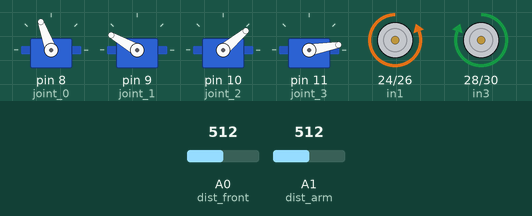
Simulated run of this sketch. Board: Arduino Mega 2560, built with avr-gcc and run on an emulated ATmega2560. On the bench: 4 × servo, motor-driver pin pairs drawn as motors (green arrow = first pin HIGH = forward, orange = second pin HIGH = backward, longer = more drive, scaled by the enable pin). The inputs (shaded band) are chosen by the test bench; at power-on: A0 (dist_front) = 512, A1 (dist_arm) = 512.

Above: at 6.2 s.
6.3 s: A0 (dist_front) set to 468
7.8 s: A0 (dist_front) set to 437
At 9.7 s:
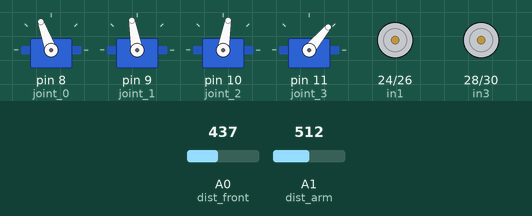
At 14.1 s:
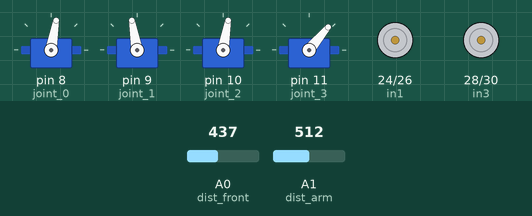
16.8 s: A0 (dist_front) set to 410
19.8 s: A0 (dist_front) set to 389
At 30.9 s:
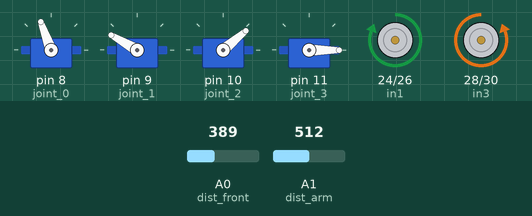
Timing chart, 0 to 32.1 s (numbered marks = the images above; inputs shaded):
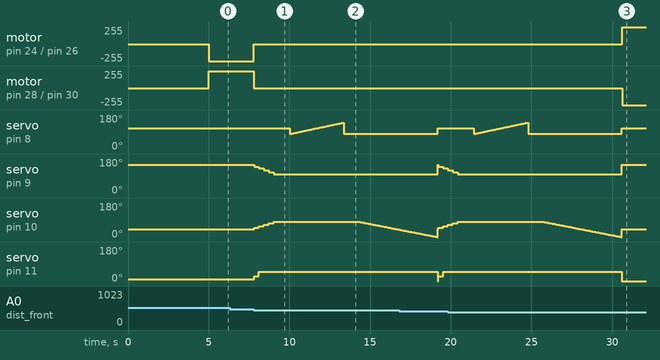

The sketch:

Main_software.ino
```cpp
#include <Servo.h>
//Motor driver pins
int in1 = 24; //FWD RIGHT
int in2 = 26; //BWD RIGHT
int in3 = 28; //BWD LEFT
int in4 = 30; //FWD LEFT
int enA = 4; //LEFT
int enB = 5; //RIGHT

//Sensor pins
int dist_front = A0;
int dist_arm = A1;
int line_left = A8;
int line_mid = A9;
int line_right = A10;

Servo joint_0;
Servo joint_1;
Servo joint_2;
Servo joint_3;


//Global variables
int state = 0;
int j1 = 0;
int j2 = 0;
int j3 = 0;
int j0 = 0;
int ln_left;
int ln_mid;
int ln_right;

void GoForward(int vel = 255){
  digitalWrite(in1,HIGH); //FWD RIGHT
  digitalWrite(in2,LOW); //BWD RIGHT
  digitalWrite(in3,LOW); //BWD LEFT
  digitalWrite(in4,HIGH); //FWD LEFT
  analogWrite(enA,vel);  //LEFT
  analogWrite(enB,vel);//RIGHT
  delay(10);
}

void RotateRight(int vel = 255){
  digitalWrite(in1, LOW); //FWD RIGHT
  digitalWrite(in2,HIGH); //BWD RIGHT
  digitalWrite(in3,LOW); //BWD LEFT
  digitalWrite(in4,HIGH); //FWD LEFT
  analogWrite(enA,vel);  //LEFT
  analogWrite(enB,vel);//RIGHT
  delay(10);
}

void RotateLeft(int vel = 255){
  digitalWrite(in1,HIGH); //FWD RIGHT
  digitalWrite(in2,LOW); //BWD RIGHT
  digitalWrite(in3,HIGH); //BWD LEFT
  digitalWrite(in4,LOW); //FWD LEFT
  analogWrite(enA,vel);  //LEFT
  analogWrite(enB,vel);//RIGHT
  delay(10);
}


void GoBackward(int vel = 255){
  digitalWrite(in1,LOW); //FWD RIGHT
  digitalWrite(in2,HIGH); //BWD RIGHT
  digitalWrite(in3,HIGH); //BWD LEFT
  digitalWrite(in4,LOW); //FWD LEFT
  analogWrite(enA,vel);  //LEFT
  analogWrite(enB,vel);//RIGHT
  delay(10);
}

void Stop(){
  digitalWrite(in1,LOW); //FWD RIGHT
  digitalWrite(in2,LOW); //BWD RIGHT
  digitalWrite(in3,LOW); //BWD LEFT
  digitalWrite(in4,LOW); //FWD LEFT
  analogWrite(enA,0);  //LEFT
  analogWrite(enB,0);//RIGHT
  delay(10);
}
void FindObject(){
    analogRead(dist_front);
    delay(1);
    int dist_val = analogRead(dist_front);
    if(dist_val<150){
     RotateRight(255);
    }
    else if(dist_val>=150  && dist_val<400){
      GoForward(255);
    }
    else if(dist_val>450){
      GoBackward(255);
    }
    else{
      Stop();
      state = 1;
    }
}

void ArmHome(){
  j0=110;
  j1=150;
  j2=40;
  j3=0;
  joint_0.write(j0);
  joint_1.write(j1);
  joint_2.write(j2);
  joint_3.write(j3);
  delay(10);
  }

void ArmLower(){

  joint_0.write(110);
  joint_1.write(140);
  joint_2.write(48);
  joint_3.write(25);
  delay(300);

  joint_0.write(110);
  joint_1.write(130);
  joint_2.write(56);
  joint_3.write(50);
  delay(300);
  joint_0.write(110);
  joint_1.write(120);
  joint_2.write(64);
  joint_3.write(50);
  delay(300);
  joint_0.write(110);
  joint_1.write(110);
  joint_2.write(72);
  joint_3.write(50);
  delay(300);
  joint_0.write(110);
  joint_1.write(100);
  joint_2.write(80);
  joint_3.write(50);
  j0 = 110;
  j1 = 100;
  j2 = 80;
  j3 = 50;
  delay(1000);
  }

void GrabObject(){
  int dist_val = analogRead(dist_arm);
  delay(10);
  if(dist_val<600){
    j2--;
    joint_2.write(j2);
    delay(50);
    if(j2<=0){
      ArmHome();
      state=0;
      }
    }
  else{
    j2 = j2-15;
    j3=0;
    joint_2.write(j2);
    delay(50);
    joint_3.write(j3);
    delay(1000);
    state = 4;
    }
  }


void LocateObject(){
  int dist_val;
  int i = 80;
  int max_val = 0;
  int max_index = 0;
  for(i=80;i<=140;i++){
    joint_0.write(i);
    delay(50);
    dist_val = analogRead(dist_arm);
    delay(5);
    if(dist_val>max_val){
      max_val = dist_val;
      max_index = i;
      }
    }
    j0=max_index;
    joint_0.write(j0);
    delay(1000);
    state=3;
  }

void UpdateLine(){
  ln_left = analogRead(line_left);
  delay(1);
  if(ln_left<250){
      ln_left = 1;
  }
  else{
    ln_left = 0;
  }
  ln_right = analogRead(line_right);
  delay(1);
  if(ln_right<250){
      ln_right = 1;
  }
  else{
    ln_right = 0;
  }
  ln_mid = analogRead(line_mid);
  delay(1);
  if(ln_mid<250){
      ln_mid = 1;
  }
  else{
    ln_mid = 0;
  }
}

void r_Forward(int vel = 255){
  digitalWrite(in1,HIGH); //FWD RIGHT
  digitalWrite(in2,LOW); //BWD RIGHT
  analogWrite(enB,vel);//RIGHT
  delay(10);
}

void l_Forward(int vel = 255){
  digitalWrite(in3,LOW); //BWD LEFT
  digitalWrite(in4,HIGH); //FWD LEFT
  analogWrite(enA,vel);  //LEFT
  delay(10);
}

void r_Stop(){
  digitalWrite(in1,LOW); //FWD RIGHT
  digitalWrite(in2,LOW); //BWD RIGHT
  analogWrite(enB,0);//RIGHT
  delay(10);
}

void l_Stop(){
  digitalWrite(in3,LOW); //BWD LEFT
  digitalWrite(in4,LOW); //FWD LEFT
  analogWrite(enA,0);  //LEFT
  delay(10);
}
void FollowLine(){
  UpdateLine();
  if(ln_left == 0 && ln_mid ==0 && ln_right==0){
    Stop();
  }
  else if(ln_left == 0 && ln_mid == 1 && ln_right==0){
    Stop();
    state=7;
  }
  else{
    if(ln_left==1){
      l_Forward();
    }
    else{
      l_Stop();
    }
    if(ln_right==1){
      r_Forward();
    }
    else{
      r_Stop();
    }
  }
}

void FindLine(){
  UpdateLine();
  if(ln_left == 0 && ln_mid == 0 && ln_right ==0){
    GoForward();
    delay(100);
    Stop();
    delay(500);
    UpdateLine();
    while(ln_mid==1){
    RotateRight();
    UpdateLine();
    }
    Stop();
    state = 6;
  }
  else{
    GoForward();
  }
}

void Go2Center(){
    GoBackward();
    delay(500);
    RotateRight();
    delay(500);
    ArmHome();
    GoForward();
    delay(3000);
    state = 0;
}

void setup() {
  //attach arm servos
  joint_0.attach(8);
  joint_1.attach(9);
  joint_2.attach(10);
  joint_3.attach(11);


  //Set I/O pins
  pinMode(in1,OUTPUT);
  pinMode(in2,OUTPUT);
  pinMode(in3,OUTPUT);
  pinMode(in4,OUTPUT);
  pinMode(enA,OUTPUT);
  pinMode(enB,OUTPUT);


  //stop motors
  digitalWrite(in1,LOW); //FWD RIGHT
  digitalWrite(in2,LOW); //BWD RIGHT
  digitalWrite(in3,LOW); //BWD LEFT
  digitalWrite(in4,LOW); //FWD RIGHT
  analogWrite(enA,0);  //LEFT
  analogWrite(enB,0);//RIGHT

  //Home all joints
  j0=110;
  j1=150;
  j2=40;
  j3=10;
  joint_0.write(j0);
  joint_1.write(j1);
  joint_2.write(j2);
  joint_3.write(j3);

  delay(5000);
  //Serial.begin(9600);
  //ArmLower();
}


void loop() {
  // put your main code here, to run repeatedly:

  switch(state){
    case 0: FindObject();
            break;
    case 1: ArmLower();
            state = 2;
            break;
    case 2: LocateObject();
            break;
    case 3: GrabObject();
            break;
    case 4: ArmHome();
            state=5;
            break;
    case 5: FindLine();
            break;
    case 6: FollowLine();
            break;
    case 7: ArmLower();
            Go2Center();
            break;
    default:Stop();
            break;
  }

/*
    analogRead(dist_front);
    delay(1);
int dist_val = analogRead(dist_front);
Serial.print(dist_val);
Serial.print("\n");
*/

}
```

Measured:
- the behaviour switches between 451 and 450 on A0 (dist_front) (found by bisection; images 0 and 1)
- the behaviour switches between 400 and 399 on A0 (dist_front) (found by bisection; images 2 and 3)
- after the input at 6.3 s, every drawn part: stays the same
- after the input at 7.8 s, motor on pin 24 (in1) / pin 26 (in2): backward 255/255 → stopped at once; motor on pin 28 (in3) / pin 30 (in4): forward 255/255 → stopped at once
- after the input at 19.8 s, motor on pin 24 (in1) / pin 26 (in2): stopped → forward 255/255 after 10.8 s; motor on pin 28 (in3) / pin 30 (in4): stopped → backward 255/255 after 10.8 s; servo on pin 9 (joint_1): goes on until 30.6 s, then stays 150°; servo on pin 11 (joint_3): goes on until 30.6 s, then stays 0°
